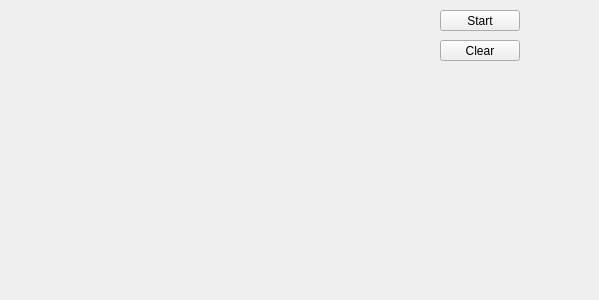
<?xml version="1.0" encoding="UTF-8"?>
<ui version="4.0">
 <class>MainWindow</class>
 <widget class="QMainWindow" name="MainWindow">
  <property name="geometry">
   <rect>
    <x>0</x>
    <y>0</y>
    <width>599</width>
    <height>300</height>
   </rect>
  </property>
  <property name="windowTitle">
   <string>MainWindow</string>
  </property>
  <widget class="QWidget" name="centralWidget">
   <widget class="QWidget" name="verticalLayoutWidget">
    <property name="geometry">
     <rect>
      <x>10</x>
      <y>10</y>
      <width>401</width>
      <height>281</height>
     </rect>
    </property>
    <layout class="QVBoxLayout" name="gameLayout"/>
   </widget>
   <widget class="QPushButton" name="btnStart">
    <property name="geometry">
     <rect>
      <x>440</x>
      <y>10</y>
      <width>80</width>
      <height>21</height>
     </rect>
    </property>
    <property name="text">
     <string>Start</string>
    </property>
   </widget>
   <widget class="QPushButton" name="btnClear">
    <property name="geometry">
     <rect>
      <x>440</x>
      <y>40</y>
      <width>80</width>
      <height>21</height>
     </rect>
    </property>
    <property name="text">
     <string>Clear</string>
    </property>
   </widget>
  </widget>
 </widget>
 <layoutdefault spacing="6" margin="11"/>
 <resources/>
 <connections/>
</ui>
